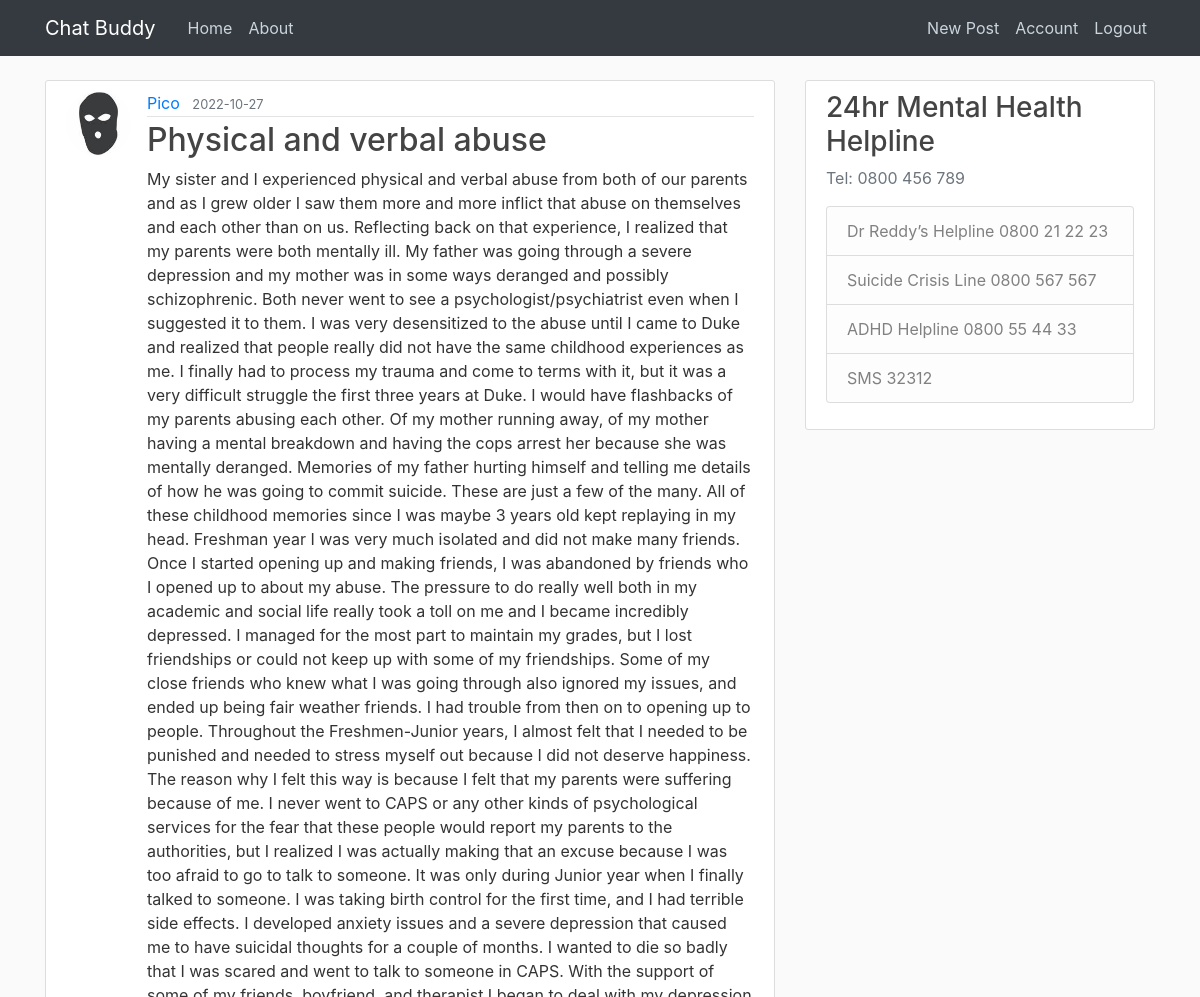
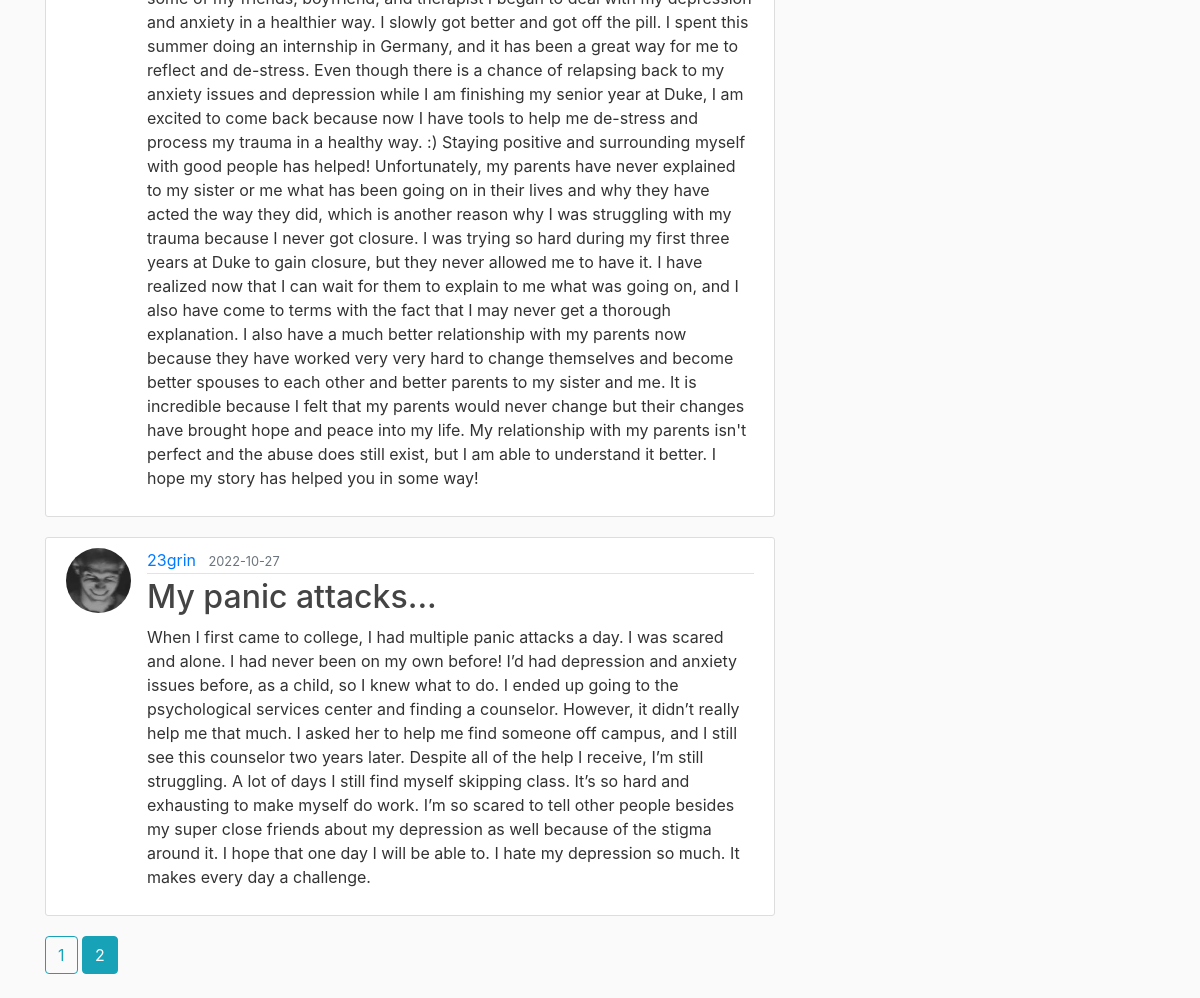
Page /home?page=2 (signed in) on the committed database (2 pictures, top to bottom).
### chatbuddy/models.py (models this page shows, shortened)
class Post(db.Model):
    id = db.Column(db.Integer, primary_key=True)
    title = db.Column(db.String(100), nullable=False)
    date_posted = db.Column(db.DateTime, nullable=False, default=datetime.utcnow)
    content = db.Column(db.Text, nullable=False)
    user_id = db.Column(db.Integer, db.ForeignKey('user.id', ondelete="CASCADE"), nullable=False)
    comments = db.relationship('Comment', backref='post', passive_deletes=True)

class User(db.Model, UserMixin):
    id = db.Column(db.Integer, primary_key=True)
    username = db.Column(db.String(20), unique=True, nullable=False)
    email = db.Column(db.String(120), unique=True, nullable=False)
    image_file = db.Column(db.String(20), nullable=False, default='default.jpg')
    password = db.Column(db.String(60), nullable=False)
    posts = db.relationship('Post', backref='author', passive_deletes=True)
    comments = db.relationship('Comment', backref='author', passive_deletes=True)

### chatbuddy/main/routes.py (the view)
@main.route("/")
@main.route("/home")
def home():
    page = request.args.get('page', 1, type=int)
    posts = Post.query.order_by(Post.date_posted.desc()).paginate(page=page, per_page=5)
    return render_template('home.html', posts=posts)

### chatbuddy/models.py (called while the page is built)
@login_manager.user_loader
def load_user(user_id):
    return User.query.get(int(user_id))

### chatbuddy/templates/home.html
{% extends "layout.html" %}
{% block content %}
    {% for post in posts.items %}
        <article class="media content-section">
          <img class="rounded-circle article-img" src="{{ url_for('static', filename='profile_pics/' + post.author.image_file) }}">
          <div class="media-body">
            <div class="article-metadata">
              <a class="mr-2" href="{{ url_for('users.user_posts', username=post.author.username) }}">{{ post.author.username }}</a>
              <small class="text-muted">{{ post.date_posted.strftime('%Y-%m-%d') }}</small>
            </div>
            <h2><a class="article-title" href="{{ url_for('posts.post', post_id=post.id) }}">{{ post.title }}</a></h2>
            <p class="article-content">{{ post.content }}</p>
          </div>
        </article>
    {% endfor %}
    {% for page_num in posts.iter_pages(left_edge=1, right_edge=1, left_current=1, right_current=2) %}
      {% if page_num %}
        {% if posts.page == page_num %}
          <a class="btn btn-info mb-4" href="{{ url_for('main.home', page=page_num) }}">{{ page_num }}</a>
        {% else %}
          <a class="btn btn-outline-info mb-4" href="{{ url_for('main.home', page=page_num) }}">{{ page_num }}</a>
        {% endif %}
      {% else %}
        ...
      {% endif %}
    {% endfor %}
{% endblock content %}

### chatbuddy/static/main.css (style rules this page uses)
body { background: #fafafa; color: #333333; margin-top: 5rem; }
h1, h2, h3, h4, h5, h6 { color: #444444; }
.content-section { background: #ffffff; padding: 10px 20px; border: 1px solid #dddddd; border-radius: 3px; margin-bottom: 20px; }
.article-title { color: #444444; }
.article-content { white-space: pre-line; }
.article-img { height: 65px; width: 65px; margin-right: 16px; }
.article-metadata { padding-bottom: 1px; margin-bottom: 4px; border-bottom: 1px solid #e3e3e3 }

### rows in the picture
Post: image_file (picture), author.username "Pico", date_posted "2022-10-27", title "Physical and verbal abuse", content "My sister and I experienced physical and verbal abuse from both of our parents and as I grew older I saw them more and more inflict that abuse on themselves and each other than on us. Reflecting back on that experience, I realized that my parents were both mentally ill. My father was going through a severe depression and my mother was in some ways deranged and possibly schizophrenic. Both never went to see a psychologist/psychiatrist even when I suggested it to them. I was very desensitized to the abuse until I came to Duke and realized that people really did not have the same childhood experiences as me. I finally had to process my trauma and come to terms with it, but it was a very…"
Post: image_file (picture), author.username "23grin", date_posted "2022-10-27", title "My panic attacks...", content "When I first came to college, I had multiple panic attacks a day. I was scared and alone. I had never been on my own before! I’d had depression and anxiety issues before, as a child, so I knew what to do. I ended up going to the psychological services center and finding a counselor. However, it didn’t really help me that much. I asked her to help me find someone off campus, and I still see this counselor two years later. Despite all of the help I receive, I’m still struggling. A lot of days I still find myself skipping class. It’s so hard and exhausting to make myself do work. I’m so scared to tell other people besides my super close friends about my depression as well because of the stigma…"

### other values in the picture
{{ page_num }} "1"
{{ page_num }} "2"
